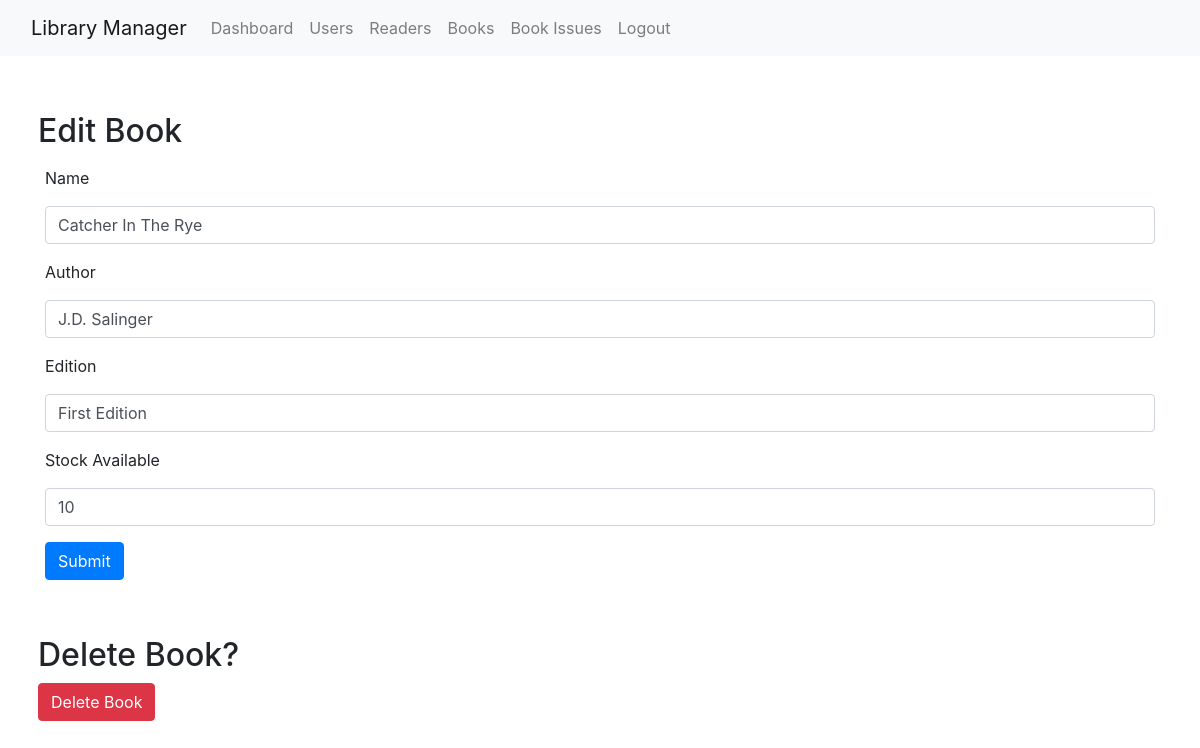
/books/detail/1/ (signed in), run on the app's committed database.
### app.py (models this page shows)
class Book(db.Model):
    __tablename__ = 'books'
    id = db.Column(db.Integer, primary_key=True)
    name = db.Column(db.String(100), unique=True, nullable=False)
    author = db.Column(db.String(100), unique=False, nullable=True)
    edition = db.Column(db.String(100), unique=False, nullable=True)
    stock = db.Column(db.String(100), unique=False, nullable=True)
    issues = db.relationship('BookIssue', back_populates='book', cascade='all, delete-orphan')

### app.py (the view, shortened to what this page needs)
class BookDetailView(MethodView):
    decorators = [login_required]
    def get(self, book_id):
        book = Book.query.get_or_404(book_id)
        form = BookForm(obj=book)
        return render_template('book_detail.html', book=book, form=form)

### app.py
class BookForm(FlaskForm):
    name = StringField('Name', validators=[DataRequired(), Length(min=3,max=100)])
    author = StringField('Author', validators=[DataRequired(), Length(min=3,max=100)])
    edition = StringField('Edition', validators=[DataRequired(), Length(min=1,max=40)])
    stock = IntegerField('Stock Available', validators=[DataRequired()])
    submit = SubmitField('Submit')

### app.py (called while the page is built)
@login_manager.user_loader
def load_user(user_id):
    return User.query.get(int(user_id))

### templates/book_detail.html (shortened to what this page needs)
{% extends 'master.html' %}
{% block content %}
<div class="row mt-5 p-2">
    <div class="float-left">
        <h2>Edit Book</h2>
    </div>
</div>
<form method="POST" action="/books/detail/{{ book.id }}">
    <div class="form-group">
        <label for="name">{{ form.name.label }}</label>
        {{ form.name(size=50, class="form-control", placeholder="set book name") }}
    </div>
    <div class="form-group">
        <label for="author">{{ form.author.label }}</label>
        {{ form.author(size=50, class="form-control", placeholder="set book author") }}
    </div>
    <div class="form-group">
        <label for="edition">{{ form.edition.label }}</label>
        {{ form.edition(size=50, class="form-control", placeholder="set book edition") }}
    </div>
    <div class="form-group">
        <label for="stock">{{ form.stock.label }}</label>
        {{ form.stock(size=50, class="form-control", placeholder="set intial stock") }}
    </div>
    {{ form.submit(class="btn btn-primary") }}
</form>
<div class="row mt-5 p-2">
    <div class="float-left">
        <h2>Delete Book?</h2>
        <a class="btn btn-danger" href="/books/{{ book.id }}/delete/">Delete Book</a>
    </div>
</div>
{% endblock %}

### data on the page
Book: name "Catcher In The Rye", author "J.D. Salinger", edition "First Edition", stock "10"
